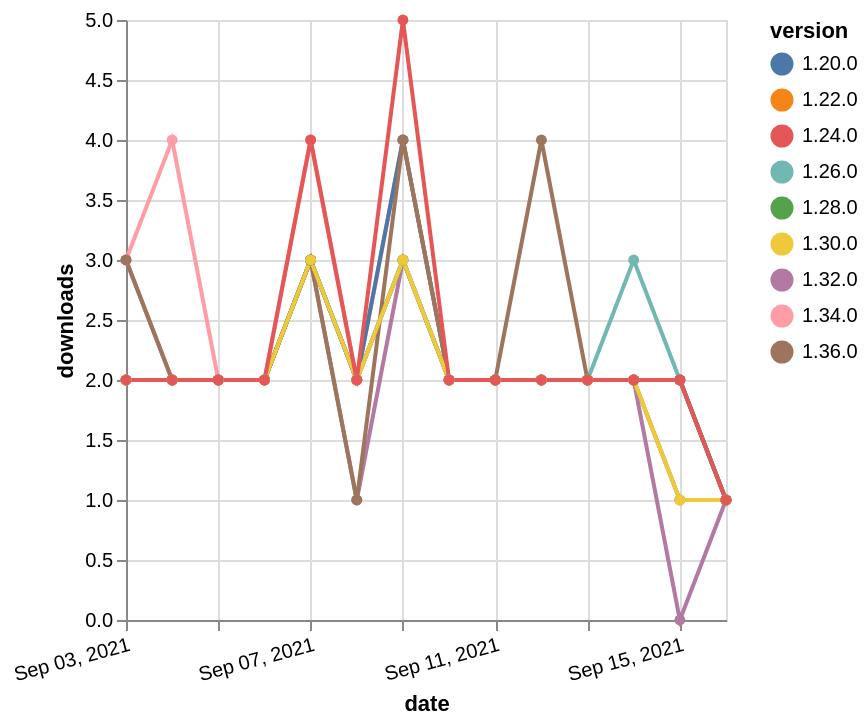

Source (Vega-Lite JSON):
### Vega-Lite specification from a JSON file in a GitHub repository (floating-point values rounded to 4 significant figures)
{"$schema": "https://vega.github.io/schema/vega-lite/v5.json", "description": "A simple bar chart with embedded data.", "data": {"values": [{"date": "2021-09-03", "total": 738, "delta": 3, "version": "1.34.0"}, {"date": "2021-09-04", "total": 742, "delta": 4, "version": "1.34.0"}, {"date": "2021-09-05", "total": 744, "delta": 2, "version": "1.34.0"}, {"date": "2021-09-06", "total": 746, "delta": 2, "version": "1.34.0"}, {"date": "2021-09-07", "total": 750, "delta": 4, "version": "1.34.0"}, {"date": "2021-09-08", "total": 752, "delta": 2, "version": "1.34.0"}, {"date": "2021-09-09", "total": 756, "delta": 4, "version": "1.34.0"}, {"date": "2021-09-10", "total": 758, "delta": 2, "version": "1.34.0"}, {"date": "2021-09-11", "total": 760, "delta": 2, "version": "1.34.0"}, {"date": "2021-09-12", "total": 762, "delta": 2, "version": "1.34.0"}, {"date": "2021-09-13", "total": 764, "delta": 2, "version": "1.34.0"}, {"date": "2021-09-14", "total": 766, "delta": 2, "version": "1.34.0"}, {"date": "2021-09-15", "total": 768, "delta": 2, "version": "1.34.0"}, {"date": "2021-09-16", "total": 769, "delta": 1, "version": "1.34.0"}, {"date": "2021-09-03", "total": 1030, "delta": 3, "version": "1.32.0"}, {"date": "2021-09-04", "total": 1032, "delta": 2, "version": "1.32.0"}, {"date": "2021-09-05", "total": 1034, "delta": 2, "version": "1.32.0"}, {"date": "2021-09-06", "total": 1036, "delta": 2, "version": "1.32.0"}, {"date": "2021-09-07", "total": 1039, "delta": 3, "version": "1.32.0"}, {"date": "2021-09-08", "total": 1040, "delta": 1, "version": "1.32.0"}, {"date": "2021-09-09", "total": 1043, "delta": 3, "version": "1.32.0"}, {"date": "2021-09-10", "total": 1045, "delta": 2, "version": "1.32.0"}, {"date": "2021-09-11", "total": 1047, "delta": 2, "version": "1.32.0"}, {"date": "2021-09-12", "total": 1049, "delta": 2, "version": "1.32.0"}, {"date": "2021-09-13", "total": 1051, "delta": 2, "version": "1.32.0"}, {"date": "2021-09-14", "total": 1053, "delta": 2, "version": "1.32.0"}, {"date": "2021-09-15", "total": 1053, "delta": 0, "version": "1.32.0"}, {"date": "2021-09-16", "total": 1054, "delta": 1, "version": "1.32.0"}, {"date": "2021-09-03", "total": 2679, "delta": 2, "version": "1.22.0"}, {"date": "2021-09-04", "total": 2681, "delta": 2, "version": "1.22.0"}, {"date": "2021-09-05", "total": 2683, "delta": 2, "version": "1.22.0"}, {"date": "2021-09-06", "total": 2685, "delta": 2, "version": "1.22.0"}, {"date": "2021-09-07", "total": 2688, "delta": 3, "version": "1.22.0"}, {"date": "2021-09-08", "total": 2690, "delta": 2, "version": "1.22.0"}, {"date": "2021-09-09", "total": 2693, "delta": 3, "version": "1.22.0"}, {"date": "2021-09-10", "total": 2695, "delta": 2, "version": "1.22.0"}, {"date": "2021-09-11", "total": 2697, "delta": 2, "version": "1.22.0"}, {"date": "2021-09-12", "total": 2699, "delta": 2, "version": "1.22.0"}, {"date": "2021-09-13", "total": 2701, "delta": 2, "version": "1.22.0"}, {"date": "2021-09-14", "total": 2703, "delta": 2, "version": "1.22.0"}, {"date": "2021-09-15", "total": 2705, "delta": 2, "version": "1.22.0"}, {"date": "2021-09-16", "total": 2706, "delta": 1, "version": "1.22.0"}, {"date": "2021-09-03", "total": 1684, "delta": 2, "version": "1.28.0"}, {"date": "2021-09-04", "total": 1686, "delta": 2, "version": "1.28.0"}, {"date": "2021-09-05", "total": 1688, "delta": 2, "version": "1.28.0"}, {"date": "2021-09-06", "total": 1690, "delta": 2, "version": "1.28.0"}, {"date": "2021-09-07", "total": 1693, "delta": 3, "version": "1.28.0"}, {"date": "2021-09-08", "total": 1695, "delta": 2, "version": "1.28.0"}, {"date": "2021-09-09", "total": 1698, "delta": 3, "version": "1.28.0"}, {"date": "2021-09-10", "total": 1700, "delta": 2, "version": "1.28.0"}, {"date": "2021-09-11", "total": 1702, "delta": 2, "version": "1.28.0"}, {"date": "2021-09-12", "total": 1704, "delta": 2, "version": "1.28.0"}, {"date": "2021-09-13", "total": 1706, "delta": 2, "version": "1.28.0"}, {"date": "2021-09-14", "total": 1708, "delta": 2, "version": "1.28.0"}, {"date": "2021-09-15", "total": 1710, "delta": 2, "version": "1.28.0"}, {"date": "2021-09-16", "total": 1711, "delta": 1, "version": "1.28.0"}, {"date": "2021-09-03", "total": 2057, "delta": 2, "version": "1.26.0"}, {"date": "2021-09-04", "total": 2059, "delta": 2, "version": "1.26.0"}, {"date": "2021-09-05", "total": 2061, "delta": 2, "version": "1.26.0"}, {"date": "2021-09-06", "total": 2063, "delta": 2, "version": "1.26.0"}, {"date": "2021-09-07", "total": 2066, "delta": 3, "version": "1.26.0"}, {"date": "2021-09-08", "total": 2068, "delta": 2, "version": "1.26.0"}, {"date": "2021-09-09", "total": 2071, "delta": 3, "version": "1.26.0"}, {"date": "2021-09-10", "total": 2073, "delta": 2, "version": "1.26.0"}, {"date": "2021-09-11", "total": 2075, "delta": 2, "version": "1.26.0"}, {"date": "2021-09-12", "total": 2077, "delta": 2, "version": "1.26.0"}, {"date": "2021-09-13", "total": 2079, "delta": 2, "version": "1.26.0"}, {"date": "2021-09-14", "total": 2082, "delta": 3, "version": "1.26.0"}, {"date": "2021-09-15", "total": 2084, "delta": 2, "version": "1.26.0"}, {"date": "2021-09-16", "total": 2085, "delta": 1, "version": "1.26.0"}, {"date": "2021-09-03", "total": 2704, "delta": 2, "version": "1.20.0"}, {"date": "2021-09-04", "total": 2706, "delta": 2, "version": "1.20.0"}, {"date": "2021-09-05", "total": 2708, "delta": 2, "version": "1.20.0"}, {"date": "2021-09-06", "total": 2710, "delta": 2, "version": "1.20.0"}, {"date": "2021-09-07", "total": 2713, "delta": 3, "version": "1.20.0"}, {"date": "2021-09-08", "total": 2715, "delta": 2, "version": "1.20.0"}, {"date": "2021-09-09", "total": 2719, "delta": 4, "version": "1.20.0"}, {"date": "2021-09-10", "total": 2721, "delta": 2, "version": "1.20.0"}, {"date": "2021-09-11", "total": 2723, "delta": 2, "version": "1.20.0"}, {"date": "2021-09-12", "total": 2725, "delta": 2, "version": "1.20.0"}, {"date": "2021-09-13", "total": 2727, "delta": 2, "version": "1.20.0"}, {"date": "2021-09-14", "total": 2729, "delta": 2, "version": "1.20.0"}, {"date": "2021-09-15", "total": 2731, "delta": 2, "version": "1.20.0"}, {"date": "2021-09-16", "total": 2732, "delta": 1, "version": "1.20.0"}, {"date": "2021-09-03", "total": 241, "delta": 3, "version": "1.36.0"}, {"date": "2021-09-04", "total": 243, "delta": 2, "version": "1.36.0"}, {"date": "2021-09-05", "total": 245, "delta": 2, "version": "1.36.0"}, {"date": "2021-09-06", "total": 247, "delta": 2, "version": "1.36.0"}, {"date": "2021-09-07", "total": 250, "delta": 3, "version": "1.36.0"}, {"date": "2021-09-08", "total": 251, "delta": 1, "version": "1.36.0"}, {"date": "2021-09-09", "total": 255, "delta": 4, "version": "1.36.0"}, {"date": "2021-09-10", "total": 257, "delta": 2, "version": "1.36.0"}, {"date": "2021-09-11", "total": 259, "delta": 2, "version": "1.36.0"}, {"date": "2021-09-12", "total": 263, "delta": 4, "version": "1.36.0"}, {"date": "2021-09-13", "total": 265, "delta": 2, "version": "1.36.0"}, {"date": "2021-09-14", "total": 267, "delta": 2, "version": "1.36.0"}, {"date": "2021-09-15", "total": 268, "delta": 1, "version": "1.36.0"}, {"date": "2021-09-16", "total": 269, "delta": 1, "version": "1.36.0"}, {"date": "2021-09-03", "total": 1479, "delta": 2, "version": "1.30.0"}, {"date": "2021-09-04", "total": 1481, "delta": 2, "version": "1.30.0"}, {"date": "2021-09-05", "total": 1483, "delta": 2, "version": "1.30.0"}, {"date": "2021-09-06", "total": 1485, "delta": 2, "version": "1.30.0"}, {"date": "2021-09-07", "total": 1488, "delta": 3, "version": "1.30.0"}, {"date": "2021-09-08", "total": 1490, "delta": 2, "version": "1.30.0"}, {"date": "2021-09-09", "total": 1493, "delta": 3, "version": "1.30.0"}, {"date": "2021-09-10", "total": 1495, "delta": 2, "version": "1.30.0"}, {"date": "2021-09-11", "total": 1497, "delta": 2, "version": "1.30.0"}, {"date": "2021-09-12", "total": 1499, "delta": 2, "version": "1.30.0"}, {"date": "2021-09-13", "total": 1501, "delta": 2, "version": "1.30.0"}, {"date": "2021-09-14", "total": 1503, "delta": 2, "version": "1.30.0"}, {"date": "2021-09-15", "total": 1504, "delta": 1, "version": "1.30.0"}, {"date": "2021-09-16", "total": 1505, "delta": 1, "version": "1.30.0"}, {"date": "2021-09-03", "total": 2574, "delta": 2, "version": "1.24.0"}, {"date": "2021-09-04", "total": 2576, "delta": 2, "version": "1.24.0"}, {"date": "2021-09-05", "total": 2578, "delta": 2, "version": "1.24.0"}, {"date": "2021-09-06", "total": 2580, "delta": 2, "version": "1.24.0"}, {"date": "2021-09-07", "total": 2584, "delta": 4, "version": "1.24.0"}, {"date": "2021-09-08", "total": 2586, "delta": 2, "version": "1.24.0"}, {"date": "2021-09-09", "total": 2591, "delta": 5, "version": "1.24.0"}, {"date": "2021-09-10", "total": 2593, "delta": 2, "version": "1.24.0"}, {"date": "2021-09-11", "total": 2595, "delta": 2, "version": "1.24.0"}, {"date": "2021-09-12", "total": 2597, "delta": 2, "version": "1.24.0"}, {"date": "2021-09-13", "total": 2599, "delta": 2, "version": "1.24.0"}, {"date": "2021-09-14", "total": 2601, "delta": 2, "version": "1.24.0"}, {"date": "2021-09-15", "total": 2603, "delta": 2, "version": "1.24.0"}, {"date": "2021-09-16", "total": 2604, "delta": 1, "version": "1.24.0"}]}, "width": "container", "mark": {"type": "line", "point": {"filled": true}}, "encoding": {"x": {"field": "date", "type": "temporal", "timeUnit": "yearmonthdate", "title": "date", "axis": {"labelAngle": -15}}, "y": {"field": "delta", "type": "quantitative", "title": "downloads"}, "color": {"field": "version", "type": "nominal"}, "tooltip": {"field": "delta"}}}
